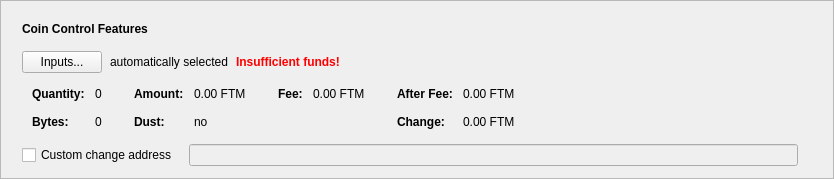
      <widget class="QFrame" name="frameCoinControl">
       <property name="sizePolicy">
        <sizepolicy hsizetype="Expanding" vsizetype="Fixed">
         <horstretch>0</horstretch>
         <verstretch>0</verstretch>
        </sizepolicy>
       </property>
       <property name="frameShape">
        <enum>QFrame::StyledPanel</enum>
       </property>
       <property name="frameShadow">
        <enum>QFrame::Raised</enum>
       </property>
       <layout class="QVBoxLayout" name="verticalLayout_2">
        <item>
         <layout class="QVBoxLayout" name="verticalLayoutCoinControl" stretch="0,0,0,0,0">
          <property name="spacing">
           <number>0</number>
          </property>
          <property name="sizeConstraint">
           <enum>QLayout::SetDefaultConstraint</enum>
          </property>
          <property name="leftMargin">
           <number>10</number>
          </property>
          <property name="topMargin">
           <number>10</number>
          </property>
          <item>
           <layout class="QHBoxLayout" name="horizontalLayoutCoinControl1">
            <property name="bottomMargin">
             <number>15</number>
            </property>
            <item>
             <widget class="QLabel" name="labelCoinControlFeatures">
              <property name="sizePolicy">
               <sizepolicy hsizetype="Preferred" vsizetype="Maximum">
                <horstretch>0</horstretch>
                <verstretch>0</verstretch>
               </sizepolicy>
              </property>
              <property name="font">
               <font>
                <weight>75</weight>
                <bold>true</bold>
               </font>
              </property>
              <property name="styleSheet">
               <string notr="true">font-weight:bold;</string>
              </property>
              <property name="text">
               <string>Coin Control Features</string>
              </property>
             </widget>
            </item>
           </layout>
          </item>
          <item>
           <layout class="QHBoxLayout" name="horizontalLayoutCoinControl2" stretch="0,0,0,0">
            <property name="spacing">
             <number>8</number>
            </property>
            <property name="bottomMargin">
             <number>10</number>
            </property>
            <item>
             <widget class="QPushButton" name="pushButtonCoinControl">
              <property name="styleSheet">
               <string notr="true"/>
              </property>
              <property name="text">
               <string>Inputs...</string>
              </property>
              <property name="autoDefault">
               <bool>false</bool>
              </property>
             </widget>
            </item>
            <item>
             <widget class="QLabel" name="labelCoinControlAutomaticallySelected">
              <property name="text">
               <string>automatically selected</string>
              </property>
              <property name="margin">
               <number>5</number>
              </property>
             </widget>
            </item>
            <item>
             <widget class="QLabel" name="labelCoinControlInsuffFunds">
              <property name="font">
               <font>
                <weight>75</weight>
                <bold>true</bold>
               </font>
              </property>
              <property name="styleSheet">
               <string notr="true">color:red;font-weight:bold;</string>
              </property>
              <property name="text">
               <string>Insufficient funds!</string>
              </property>
              <property name="margin">
               <number>5</number>
              </property>
             </widget>
            </item>
            <item>
             <spacer name="horizontalSpacerCoinControl">
              <property name="orientation">
               <enum>Qt::Horizontal</enum>
              </property>
              <property name="sizeHint" stdset="0">
               <size>
                <width>40</width>
                <height>1</height>
               </size>
              </property>
             </spacer>
            </item>
           </layout>
          </item>
          <item>
           <widget class="QWidget" name="widgetCoinControl" native="true">
            <property name="sizePolicy">
             <sizepolicy hsizetype="Preferred" vsizetype="Preferred">
              <horstretch>0</horstretch>
              <verstretch>0</verstretch>
             </sizepolicy>
            </property>
            <property name="minimumSize">
             <size>
              <width>0</width>
              <height>0</height>
             </size>
            </property>
            <property name="styleSheet">
             <string notr="true"/>
            </property>
            <layout class="QHBoxLayout" name="horizontalLayoutCoinControl5">
             <property name="leftMargin">
              <number>0</number>
             </property>
             <property name="topMargin">
              <number>0</number>
             </property>
             <property name="rightMargin">
              <number>0</number>
             </property>
             <property name="bottomMargin">
              <number>0</number>
             </property>
             <item>
              <layout class="QHBoxLayout" name="horizontalLayoutCoinControl3" stretch="0,0,0,1">
               <property name="spacing">
                <number>20</number>
               </property>
               <property name="topMargin">
                <number>0</number>
               </property>
               <property name="bottomMargin">
                <number>10</number>
               </property>
               <item>
                <layout class="QFormLayout" name="formLayoutCoinControl1">
                 <property name="horizontalSpacing">
                  <number>10</number>
                 </property>
                 <property name="verticalSpacing">
                  <number>14</number>
                 </property>
                 <property name="leftMargin">
                  <number>10</number>
                 </property>
                 <property name="topMargin">
                  <number>4</number>
                 </property>
                 <property name="rightMargin">
                  <number>6</number>
                 </property>
                 <item row="0" column="0">
                  <widget class="QLabel" name="labelCoinControlQuantityText">
                   <property name="font">
                    <font>
                     <weight>75</weight>
                     <bold>true</bold>
                    </font>
                   </property>
                   <property name="text">
                    <string>Quantity:</string>
                   </property>
                   <property name="margin">
                    <number>0</number>
                   </property>
                  </widget>
                 </item>
                 <item row="0" column="1">
                  <widget class="QLabel" name="labelCoinControlQuantity">
                   <property name="cursor">
                    <cursorShape>IBeamCursor</cursorShape>
                   </property>
                   <property name="contextMenuPolicy">
                    <enum>Qt::ActionsContextMenu</enum>
                   </property>
                   <property name="text">
                    <string notr="true">0</string>
                   </property>
                   <property name="margin">
                    <number>0</number>
                   </property>
                   <property name="textInteractionFlags">
                    <set>Qt::LinksAccessibleByMouse|Qt::TextSelectableByKeyboard|Qt::TextSelectableByMouse</set>
                   </property>
                  </widget>
                 </item>
                 <item row="1" column="0">
                  <widget class="QLabel" name="labelCoinControlBytesText">
                   <property name="font">
                    <font>
                     <weight>75</weight>
                     <bold>true</bold>
                    </font>
                   </property>
                   <property name="text">
                    <string>Bytes:</string>
                   </property>
                  </widget>
                 </item>
                 <item row="1" column="1">
                  <widget class="QLabel" name="labelCoinControlBytes">
                   <property name="cursor">
                    <cursorShape>IBeamCursor</cursorShape>
                   </property>
                   <property name="contextMenuPolicy">
                    <enum>Qt::ActionsContextMenu</enum>
                   </property>
                   <property name="text">
                    <string notr="true">0</string>
                   </property>
                   <property name="textInteractionFlags">
                    <set>Qt::LinksAccessibleByMouse|Qt::TextSelectableByKeyboard|Qt::TextSelectableByMouse</set>
                   </property>
                  </widget>
                 </item>
                </layout>
               </item>
               <item>
                <layout class="QFormLayout" name="formLayoutCoinControl2">
                 <property name="horizontalSpacing">
                  <number>10</number>
                 </property>
                 <property name="verticalSpacing">
                  <number>14</number>
                 </property>
                 <property name="leftMargin">
                  <number>6</number>
                 </property>
                 <property name="topMargin">
                  <number>4</number>
                 </property>
                 <property name="rightMargin">
                  <number>6</number>
                 </property>
                 <item row="0" column="0">
                  <widget class="QLabel" name="labelCoinControlAmountText">
                   <property name="font">
                    <font>
                     <weight>75</weight>
                     <bold>true</bold>
                    </font>
                   </property>
                   <property name="text">
                    <string>Amount:</string>
                   </property>
                   <property name="margin">
                    <number>0</number>
                   </property>
                  </widget>
                 </item>
                 <item row="0" column="1">
                  <widget class="QLabel" name="labelCoinControlAmount">
                   <property name="cursor">
                    <cursorShape>IBeamCursor</cursorShape>
                   </property>
                   <property name="contextMenuPolicy">
                    <enum>Qt::ActionsContextMenu</enum>
                   </property>
                   <property name="text">
                    <string notr="true">0.00 FTM</string>
                   </property>
                   <property name="textInteractionFlags">
                    <set>Qt::LinksAccessibleByMouse|Qt::TextSelectableByKeyboard|Qt::TextSelectableByMouse</set>
                   </property>
                  </widget>
                 </item>
                 <item row="1" column="0">
                  <widget class="QLabel" name="labelCoinControlLowOutputText">
                   <property name="font">
                    <font>
                     <weight>75</weight>
                     <bold>true</bold>
                    </font>
                   </property>
                   <property name="text">
                    <string>Dust:</string>
                   </property>
                  </widget>
                 </item>
                 <item row="1" column="1">
                  <widget class="QLabel" name="labelCoinControlLowOutput">
                   <property name="cursor">
                    <cursorShape>IBeamCursor</cursorShape>
                   </property>
                   <property name="contextMenuPolicy">
                    <enum>Qt::ActionsContextMenu</enum>
                   </property>
                   <property name="text">
                    <string notr="true">no</string>
                   </property>
                   <property name="textInteractionFlags">
                    <set>Qt::LinksAccessibleByMouse|Qt::TextSelectableByKeyboard|Qt::TextSelectableByMouse</set>
                   </property>
                  </widget>
                 </item>
                </layout>
               </item>
               <item>
                <layout class="QFormLayout" name="formLayoutCoinControl3">
                 <property name="horizontalSpacing">
                  <number>10</number>
                 </property>
                 <property name="verticalSpacing">
                  <number>14</number>
                 </property>
                 <property name="leftMargin">
                  <number>6</number>
                 </property>
                 <property name="topMargin">
                  <number>4</number>
                 </property>
                 <property name="rightMargin">
                  <number>6</number>
                 </property>
                 <item row="0" column="0">
                  <widget class="QLabel" name="labelCoinControlFeeText">
                   <property name="font">
                    <font>
                     <weight>75</weight>
                     <bold>true</bold>
                    </font>
                   </property>
                   <property name="text">
                    <string>Fee:</string>
                   </property>
                   <property name="margin">
                    <number>0</number>
                   </property>
                  </widget>
                 </item>
                 <item row="0" column="1">
                  <widget class="QLabel" name="labelCoinControlFee">
                   <property name="cursor">
                    <cursorShape>IBeamCursor</cursorShape>
                   </property>
                   <property name="contextMenuPolicy">
                    <enum>Qt::ActionsContextMenu</enum>
                   </property>
                   <property name="text">
                    <string notr="true">0.00 FTM</string>
                   </property>
                   <property name="textInteractionFlags">
                    <set>Qt::LinksAccessibleByMouse|Qt::TextSelectableByKeyboard|Qt::TextSelectableByMouse</set>
                   </property>
                  </widget>
                 </item>
                </layout>
               </item>
               <item>
                <layout class="QFormLayout" name="formLayoutCoinControl4">
                 <property name="horizontalSpacing">
                  <number>10</number>
                 </property>
                 <property name="verticalSpacing">
                  <number>14</number>
                 </property>
                 <property name="leftMargin">
                  <number>6</number>
                 </property>
                 <property name="topMargin">
                  <number>4</number>
                 </property>
                 <property name="rightMargin">
                  <number>6</number>
                 </property>
                 <item row="0" column="0">
                  <widget class="QLabel" name="labelCoinControlAfterFeeText">
                   <property name="font">
                    <font>
                     <weight>75</weight>
                     <bold>true</bold>
                    </font>
                   </property>
                   <property name="text">
                    <string>After Fee:</string>
                   </property>
                   <property name="margin">
                    <number>0</number>
                   </property>
                  </widget>
                 </item>
                 <item row="0" column="1">
                  <widget class="QLabel" name="labelCoinControlAfterFee">
                   <property name="cursor">
                    <cursorShape>IBeamCursor</cursorShape>
                   </property>
                   <property name="contextMenuPolicy">
                    <enum>Qt::ActionsContextMenu</enum>
                   </property>
                   <property name="text">
                    <string notr="true">0.00 FTM</string>
                   </property>
                   <property name="textInteractionFlags">
                    <set>Qt::LinksAccessibleByMouse|Qt::TextSelectableByKeyboard|Qt::TextSelectableByMouse</set>
                   </property>
                  </widget>
                 </item>
                 <item row="1" column="0">
                  <widget class="QLabel" name="labelCoinControlChangeText">
                   <property name="font">
                    <font>
                     <weight>75</weight>
                     <bold>true</bold>
                    </font>
                   </property>
                   <property name="text">
                    <string>Change:</string>
                   </property>
                  </widget>
                 </item>
                 <item row="1" column="1">
                  <widget class="QLabel" name="labelCoinControlChange">
                   <property name="cursor">
                    <cursorShape>IBeamCursor</cursorShape>
                   </property>
                   <property name="contextMenuPolicy">
                    <enum>Qt::ActionsContextMenu</enum>
                   </property>
                   <property name="text">
                    <string notr="true">0.00 FTM</string>
                   </property>
                   <property name="textInteractionFlags">
                    <set>Qt::LinksAccessibleByMouse|Qt::TextSelectableByKeyboard|Qt::TextSelectableByMouse</set>
                   </property>
                  </widget>
                 </item>
                </layout>
               </item>
              </layout>
             </item>
            </layout>
           </widget>
          </item>
          <item>
           <layout class="QHBoxLayout" name="horizontalLayoutCoinControl4" stretch="0,0,0">
            <property name="spacing">
             <number>12</number>
            </property>
            <property name="sizeConstraint">
             <enum>QLayout::SetDefaultConstraint</enum>
            </property>
            <property name="topMargin">
             <number>5</number>
            </property>
            <property name="rightMargin">
             <number>5</number>
            </property>
            <item>
             <widget class="QCheckBox" name="checkBoxCoinControlChange">
              <property name="toolTip">
               <string>If this is activated, but the change address is empty or invalid, change will be sent to a newly generated address.</string>
              </property>
              <property name="text">
               <string>Custom change address</string>
              </property>
             </widget>
            </item>
            <item>
             <widget class="QValidatedLineEdit" name="lineEditCoinControlChange">
              <property name="enabled">
               <bool>false</bool>
              </property>
              <property name="sizePolicy">
               <sizepolicy hsizetype="Expanding" vsizetype="Fixed">
                <horstretch>0</horstretch>
                <verstretch>0</verstretch>
               </sizepolicy>
              </property>
             </widget>
            </item>
            <item>
             <widget class="QLabel" name="labelCoinControlChangeLabel">
              <property name="sizePolicy">
               <sizepolicy hsizetype="Preferred" vsizetype="Expanding">
                <horstretch>0</horstretch>
                <verstretch>0</verstretch>
               </sizepolicy>
              </property>
              <property name="minimumSize">
               <size>
                <width>0</width>
                <height>0</height>
               </size>
              </property>
              <property name="text">
               <string/>
              </property>
              <property name="margin">
               <number>3</number>
              </property>
             </widget>
            </item>
           </layout>
          </item>
          <item>
           <spacer name="verticalSpacerCoinControl">
            <property name="orientation">
             <enum>Qt::Vertical</enum>
            </property>
            <property name="sizeType">
             <enum>QSizePolicy::Expanding</enum>
            </property>
            <property name="sizeHint" stdset="0">
             <size>
              <width>800</width>
              <height>1</height>
             </size>
            </property>
           </spacer>
          </item>
         </layout>
        </item>
       </layout>
      </widget>
